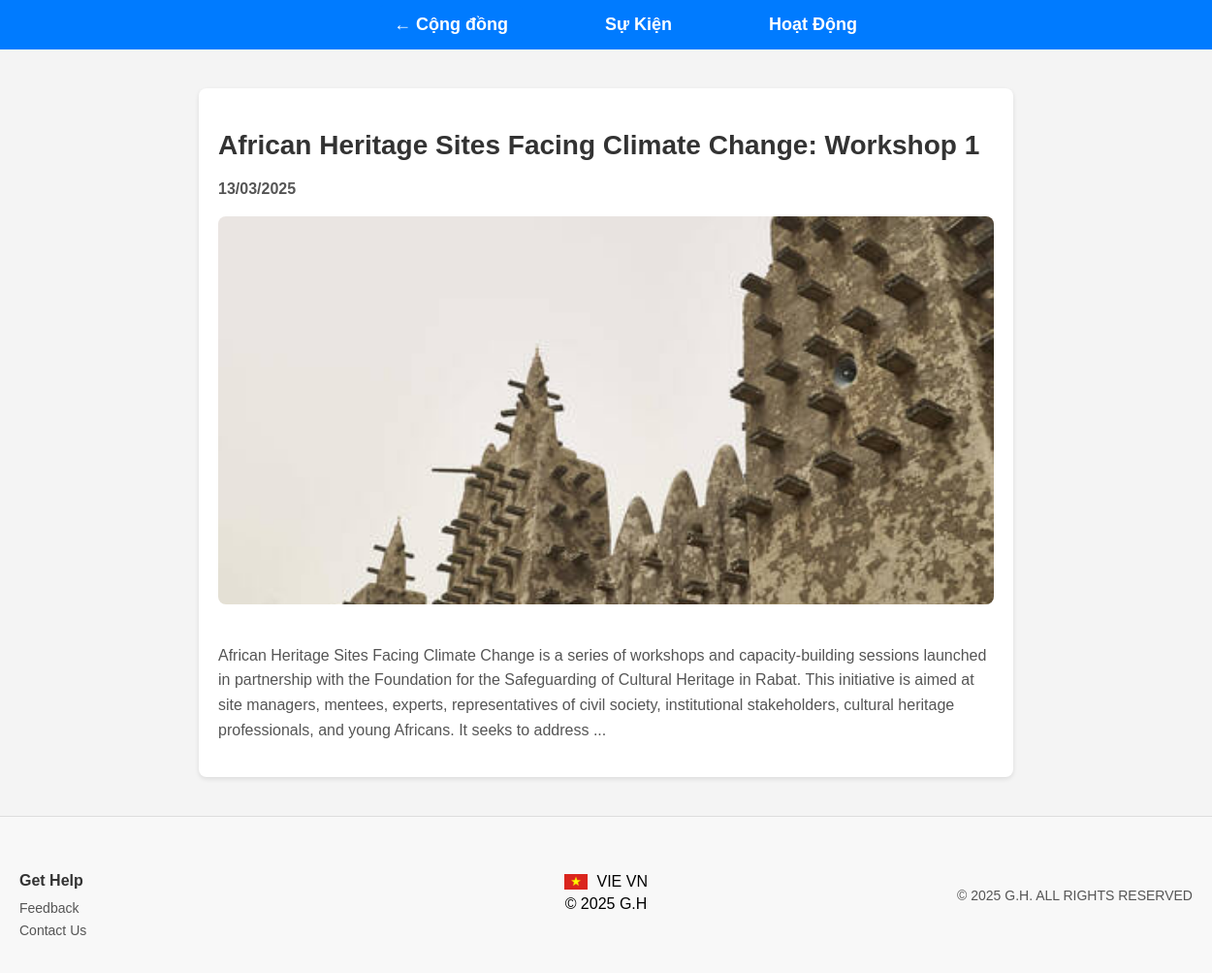
/pages/congdong/event-detail.php?id=1, run on the app's committed database.
### tables this page shows
CREATE TABLE `events` (
  `id` int(11) NOT NULL,
  `title` varchar(255) NOT NULL,
  `date` date NOT NULL,
  `description` text DEFAULT NULL,
  `image` varchar(255) NOT NULL DEFAULT 'default.jpg'
);

### pages/congdong/event-detail.php (the view, shortened to what this page needs)
<?php
$servername = "localhost";
$username = "root";
$password = "";
$dbname = "global";
$conn = new mysqli($servername, $username, $password, $dbname);
$id = isset($_GET['id']) ? (int)$_GET['id'] : 0;
$stmt = $conn->prepare("SELECT id, title, date, description, image FROM events WHERE id = ?");
$stmt->bind_param("i", $id);
if (!$stmt->execute()) {
    die("Lỗi thực thi truy vấn: " . $stmt->error);
}
$result = $stmt->get_result();
$event = $result->fetch_assoc();
$image_path = !empty($event['image']) && file_exists("image_events/" . $event['image'])
    ? "image_events/" . $event['image']
    : "image_events/default.jpg";
?>
<!DOCTYPE html>
<html lang="vi">
<head>
    <link rel="stylesheet" href="sukien.css">
</head>
<body>
    <nav class="navbar">
        <ul class="nav-links">
            <li><a href="../congdong.php" class="back-button">← Cộng đồng</a></li>
            <li><a href="events.php" class="<?= basename($_SERVER['PHP_SELF']) == 'events.php' ? 'active' : '' ?>">Sự Kiện</a></li>
            <li><a href="activity.php" class="<?= basename($_SERVER['PHP_SELF']) == 'activity.php' ? 'active' : '' ?>">Hoạt Động</a></li>
        </ul>
    </nav>
    <section class="detail-container">
        <h1><?php echo htmlspecialchars($event['title'] ?? 'Sự kiện không tên'); ?></h1>
        <p class="event-date"><?php echo date("d/m/Y", strtotime($event['date'])); ?></p>
        <img src="<?php echo htmlspecialchars($image_path); ?>" alt="<?php echo htmlspecialchars($event['title'] ?? 'Sự kiện'); ?>">
        <p><?php echo nl2br(htmlspecialchars($event['description'] ?? 'Không có mô tả.')); ?></p>
    </section>
    <footer>
        <div class="footer-container">
            <div class="footer-section">
                <h5>Get Help</h5>
                <p><a href="../feedback.php">Feedback</a></p>
                <p><a href="../contact.php">Contact Us</a></p>
            </div>
            <div class="footer-section footer-center">
                <div>
                    <img src="./image_path/VN_Flag.webp" alt="Vietnam Flag" />
                    <span>VIE VN</span>
                </div>
                <p>© 2025 G.H</p>
            </div>
            <div class="footer-section footer-right">
                <p>© 2025 G.H. ALL RIGHTS RESERVED</p>
            </div>
        </div>
    </footer>
</body>
</html>

### pages/congdong/sukien.css (style rules this page uses)
body { font-family: Arial, sans-serif; margin: 0; padding: 0; background: #f4f4f4; }
.nav-links a { color: white; font-size: 18px; padding: 10px 20px; text-decoration: none; }
.navbar { display: flex; justify-content: center; background: #007bff; padding: 15px 30px; color: white; }
.nav-links { list-style: none; display: flex; gap: 30px; padding: 0; margin: 0; }
.nav-links li { display: inline; }
.nav-links a { text-decoration: none; color: white; font-size: 16px; font-weight: bold; padding: 8px 12px; transition: 0.3s; }
.back-button { font-weight: bold; color: #fff; background: #007bff; padding: 8px 12px; border-radius: 5px; text-decoration: none; }

### pages/congdong/event-detail.php (style rules this page uses)
body { font-family: Arial, sans-serif; background-color: #f4f4f4; margin: 0; padding: 0; }
.navbar { display: flex; justify-content: center; align-items: center; background: #007bff; color: white; padding: 15px 20px; width: 100%; position: sticky; top: 0; z-index: 1000; }
.nav-links { list-style: none; margin: 0; padding: 0; display: flex; }
.nav-links li a { color: white; font-size: 18px; font-weight: bold; margin: 0 20px; padding: 10px 15px; text-decoration: none; }
.back-button { color: #007bff; padding: 10px 15px; border-radius: 5px; text-decoration: none; font-weight: bold; }
.detail-container { max-width: 800px; margin: 40px auto; background: white; padding: 20px; border-radius: 8px; box-shadow: 0 2px 5px rgba(0,0,0,0.1); }
.detail-container h1 { font-size: 28px; color: #333; margin-bottom: 10px; }
.detail-container img { width: 100%; max-height: 400px; object-fit: cover; border-radius: 8px; margin-bottom: 20px; }
.detail-container p { font-size: 16px; line-height: 1.6; color: #555; }
.event-date { font-weight: bold; color: #007bff; margin-bottom: 15px; }
footer { background-color: #f8f8f8; padding: 20px 0; font-family: Arial, sans-serif; border-top: 1px solid #ddd; width: 100%; }
.footer-container { display: flex; justify-content: space-between; align-items: center; padding: 0 20px; margin: 0 auto; flex-wrap: wrap; }
.footer-section { flex: 1; min-width: 200px; margin: 10px 0; }
.footer-section h5 { margin-bottom: 10px; font-size: 16px; color: #333; }
.footer-section p { margin: 5px 0; }
.footer-section a { text-decoration: none; color: #555; font-size: 14px; }
.footer-center { text-align: center; }
.footer-center img { width: 24px; vertical-align: middle; margin-right: 5px; }
.footer-right { text-align: right; font-size: 14px; color: #555; }

### data on the page
events: title "African Heritage Sites Facing Climate Change: Workshop 1", date "13/03/2025", image (picture), description "African Heritage Sites Facing Climate Change is a series of workshops and capacity-building sessions launched in partnership with the Foundation for the Safeguarding of Cultural Heritage in Rabat. This initiative is aimed at site managers, mentees, experts, representatives of civil society, institutional stakeholders, cultural heritage professionals, and young Africans. It seeks to address ..."
